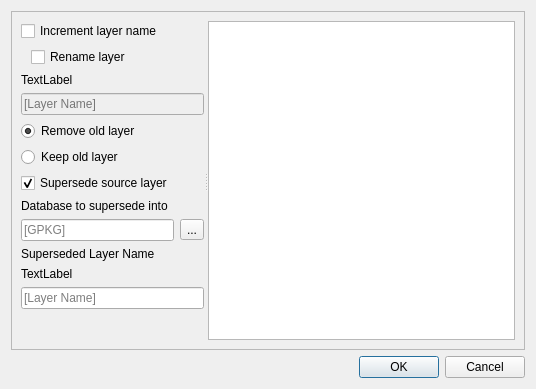
<?xml version="1.0" encoding="UTF-8"?>
<ui version="4.0">
 <class>IncrementLayerDialog</class>
 <widget class="QDialog" name="IncrementLayerDialog">
  <property name="geometry">
   <rect>
    <x>0</x>
    <y>0</y>
    <width>536</width>
    <height>389</height>
   </rect>
  </property>
  <property name="windowTitle">
   <string>Increment Layer</string>
  </property>
  <layout class="QVBoxLayout" name="verticalLayout">
   <item>
    <widget class="QScrollArea" name="scrollArea">
     <property name="widgetResizable">
      <bool>true</bool>
     </property>
     <widget class="QWidget" name="scrollAreaWidgetContents">
      <property name="geometry">
       <rect>
        <x>0</x>
        <y>0</y>
        <width>516</width>
        <height>340</height>
       </rect>
      </property>
      <layout class="QVBoxLayout" name="verticalLayout_2">
       <item>
        <widget class="QSplitter" name="splitter">
         <property name="orientation">
          <enum>Qt::Horizontal</enum>
         </property>
         <widget class="QWidget" name="main_widget" native="true">
          <layout class="QVBoxLayout" name="verticalLayout_3">
           <item>
            <widget class="QCheckBox" name="increment_layer_name_cb">
             <property name="text">
              <string>Increment layer name</string>
             </property>
            </widget>
           </item>
           <item>
            <layout class="QHBoxLayout" name="horizontalLayout_2">
             <item>
              <spacer name="horizontalSpacer">
               <property name="orientation">
                <enum>Qt::Horizontal</enum>
               </property>
               <property name="sizeType">
                <enum>QSizePolicy::Fixed</enum>
               </property>
               <property name="sizeHint" stdset="0">
                <size>
                 <width>10</width>
                 <height>20</height>
                </size>
               </property>
              </spacer>
             </item>
             <item>
              <widget class="QCheckBox" name="cb_rename_layer">
               <property name="text">
                <string>Rename layer</string>
               </property>
              </widget>
             </item>
            </layout>
           </item>
           <item>
            <widget class="QLabel" name="output_name_err_txt">
             <property name="text">
              <string>TextLabel</string>
             </property>
             <property name="textFormat">
              <enum>Qt::RichText</enum>
             </property>
             <property name="wordWrap">
              <bool>true</bool>
             </property>
            </widget>
           </item>
           <item>
            <widget class="QLineEdit" name="increment_layer_name_line_edit">
             <property name="enabled">
              <bool>false</bool>
             </property>
             <property name="placeholderText">
              <string>[Layer Name]</string>
             </property>
            </widget>
           </item>
           <item>
            <widget class="QRadioButton" name="remove_old_layer_rb">
             <property name="text">
              <string>Remove old layer</string>
             </property>
             <property name="checked">
              <bool>true</bool>
             </property>
             <attribute name="buttonGroup">
              <string notr="true">buttonGroup</string>
             </attribute>
            </widget>
           </item>
           <item>
            <widget class="QRadioButton" name="keep_old_layer_rb">
             <property name="text">
              <string>Keep old layer</string>
             </property>
             <attribute name="buttonGroup">
              <string notr="true">buttonGroup</string>
             </attribute>
            </widget>
           </item>
           <item>
            <widget class="QCheckBox" name="supersede_src_cb">
             <property name="text">
              <string>Supersede source layer</string>
             </property>
             <property name="checked">
              <bool>true</bool>
             </property>
            </widget>
           </item>
           <item>
            <widget class="QLabel" name="supersede_database_label">
             <property name="text">
              <string>Database to supersede into</string>
             </property>
            </widget>
           </item>
           <item>
            <layout class="QHBoxLayout" name="horizontalLayout">
             <item>
              <widget class="QLineEdit" name="supersede_database_line_edit">
               <property name="toolTip">
                <string>Output folder location</string>
               </property>
               <property name="placeholderText">
                <string>[GPKG]</string>
               </property>
              </widget>
             </item>
             <item>
              <widget class="QToolButton" name="supersede_database_browse_btn">
               <property name="text">
                <string>...</string>
               </property>
              </widget>
             </item>
            </layout>
           </item>
           <item>
            <widget class="QLabel" name="supersede_layer_label">
             <property name="text">
              <string>Superseded Layer Name</string>
             </property>
            </widget>
           </item>
           <item>
            <widget class="QLabel" name="output_folder_err_txt">
             <property name="text">
              <string>TextLabel</string>
             </property>
             <property name="textFormat">
              <enum>Qt::RichText</enum>
             </property>
             <property name="wordWrap">
              <bool>true</bool>
             </property>
            </widget>
           </item>
           <item>
            <widget class="QLineEdit" name="supersede_layer_line_edit">
             <property name="toolTip">
              <string>Name of output file - extension not required</string>
             </property>
             <property name="placeholderText">
              <string>[Layer Name]</string>
             </property>
            </widget>
           </item>
           <item>
            <spacer name="verticalSpacer">
             <property name="orientation">
              <enum>Qt::Vertical</enum>
             </property>
             <property name="sizeHint" stdset="0">
              <size>
               <width>20</width>
               <height>106</height>
              </size>
             </property>
            </spacer>
           </item>
          </layout>
         </widget>
         <widget class="QTextBrowser" name="html_help"/>
        </widget>
       </item>
      </layout>
     </widget>
    </widget>
   </item>
   <item>
    <widget class="QDialogButtonBox" name="buttonBox">
     <property name="orientation">
      <enum>Qt::Horizontal</enum>
     </property>
     <property name="standardButtons">
      <set>QDialogButtonBox::Cancel|QDialogButtonBox::Ok</set>
     </property>
    </widget>
   </item>
  </layout>
 </widget>
 <resources/>
 <connections>
  <connection>
   <sender>buttonBox</sender>
   <signal>accepted()</signal>
   <receiver>IncrementLayerDialog</receiver>
   <slot>accept()</slot>
   <hints>
    <hint type="sourcelabel">
     <x>248</x>
     <y>254</y>
    </hint>
    <hint type="destinationlabel">
     <x>157</x>
     <y>274</y>
    </hint>
   </hints>
  </connection>
  <connection>
   <sender>buttonBox</sender>
   <signal>rejected()</signal>
   <receiver>IncrementLayerDialog</receiver>
   <slot>reject()</slot>
   <hints>
    <hint type="sourcelabel">
     <x>316</x>
     <y>260</y>
    </hint>
    <hint type="destinationlabel">
     <x>286</x>
     <y>274</y>
    </hint>
   </hints>
  </connection>
 </connections>
 <buttongroups>
  <buttongroup name="buttonGroup"/>
 </buttongroups>
</ui>
